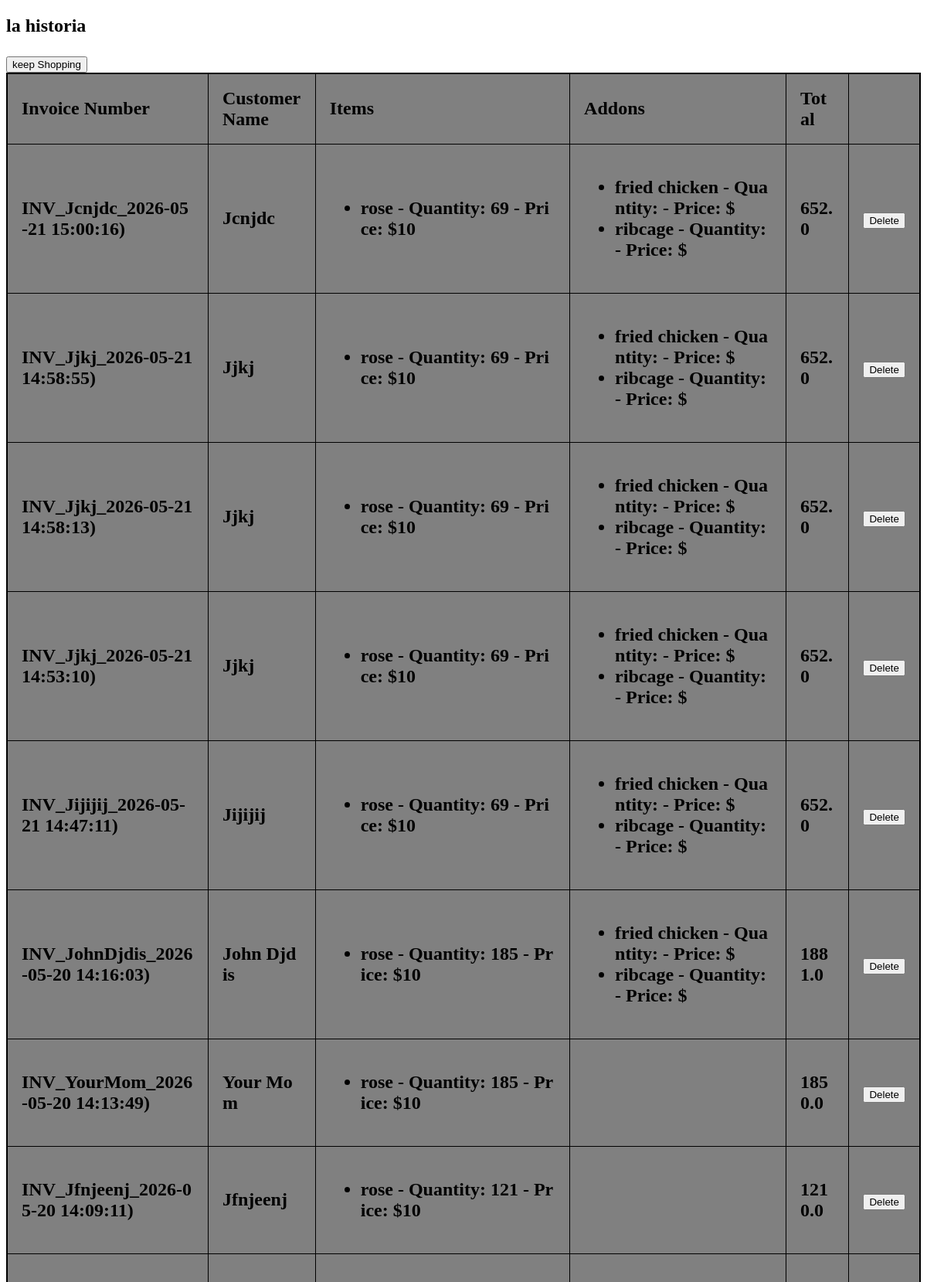
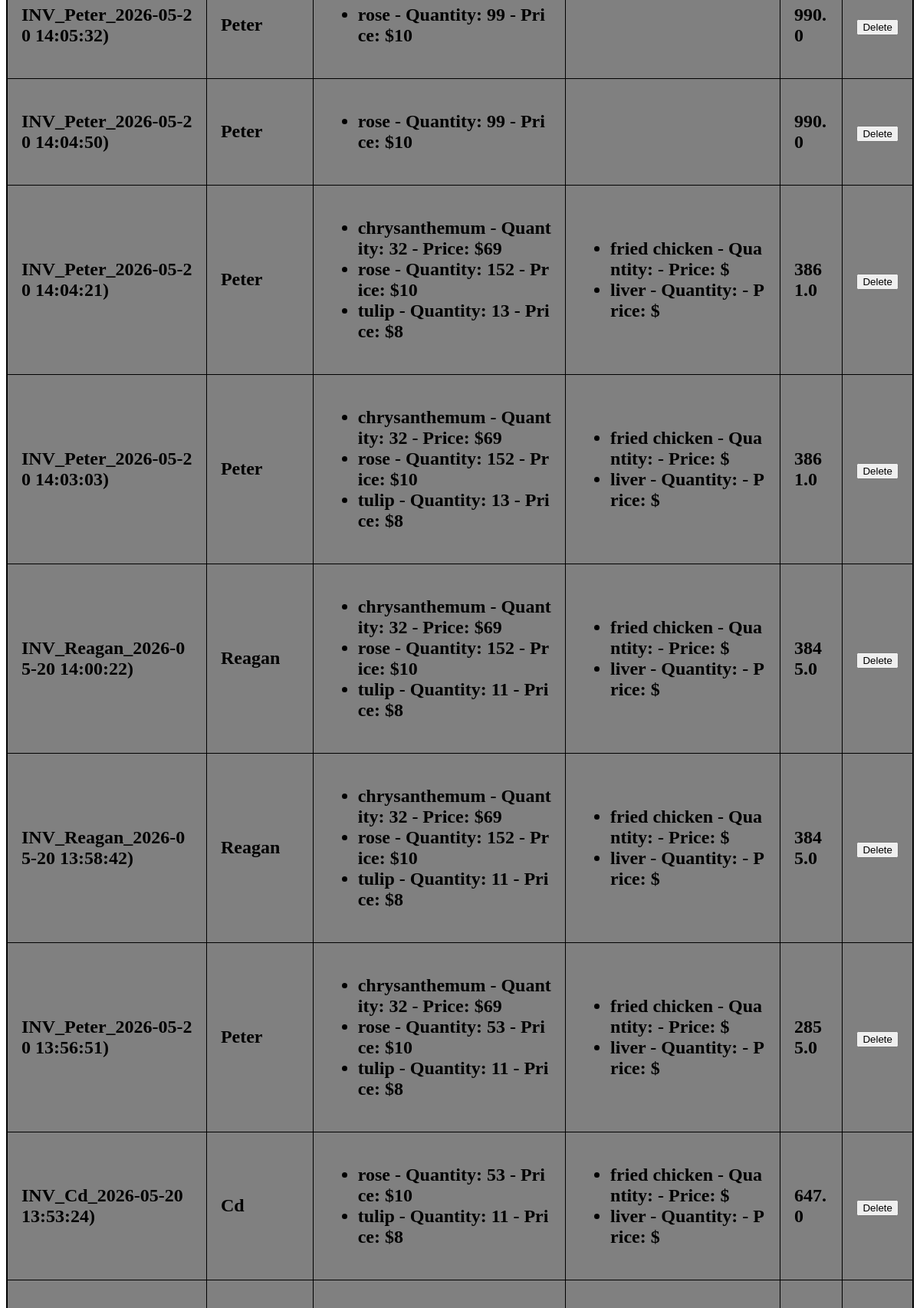
The app's page /history (upper part) with its own data (2 pictures, top to bottom).
### tables this page shows
CREATE TABLE orders (
                order_id INTEGER PRIMARY KEY AUTOINCREMENT,
                invoice_number TEXT,
                customer_name TEXT,
                items TEXT,
                addons TEXT,
                total REAL,
                date TIMESTAMP DEFAULT CURRENT_TIMESTAMP
            );

### app.py (the view)
@app.route('/history', methods=['POST', 'GET'])
def history():
    with sqlite3.connect('invoices.db') as conn:
        cursor = conn.cursor()
        cursor.execute('SELECT * FROM orders ORDER BY date DESC')
        rows = cursor.fetchall()
        orders = []
        for row in rows:
            orders.append({
                'order_id': row[0],
                'invoice_number': row[1],
                'customer_name': row[2],
                'items': json.loads(row[3]),
                'addons': json.loads(row[4]),
                'total': row[5],
                'date': row[6]
            })
    session.modified = True
    return render_template('order_history.html', orders=orders)

### templates/order_history.html (shortened to what this page needs)
<!DOCTYPE html>
<html lang="en">
<head>
    <link rel="stylesheet" href="{{ url_for('static', filename='css/style.css') }}">
</head>
<body>
    {% block content %}
        <h2>la historia<h2>
        <form action={{ url_for('index1') }} method="post">
            <input type="submit" value="keep Shopping">
        </form>
        {%if orders %}
            <table class="order-history-table">
                <thead>
                    <tr>
                        <th>Invoice Number</th>
                        <th>Customer Name</th>
                        <th>Items</th>
                        <th>Addons</th>
                        <th>Total</th>
                    </tr>
                </thead>
                <tbody>
                    {% for order in orders %}
                        <tr>
                            <td>{{ order.invoice_number }}</td>
                            <td>{{ order.customer_name }}</td>
                            <td>
                                <ul>
                                    {% for item,details in order['items'].items() %}
                                        <li>{{ item }} - Quantity: {{ details['quantity'] }} - Price: ${{ details['price'] }}</li>
                                    {% endfor %}
                                </ul>
                            </td>
                            <td>
                                <ul>
                                    {% for addon,details in order['addons'].items() %}
                                        <li>{{ addon }} - Quantity: {{ details['quantity'] }} - Price: ${{ details['price'] }}</li>
                                    {% endfor %}
                                </ul>
                            </td>
                            <td>{{ order.total }}</td>
                            <td>
                                <form action="{{ url_for('delete_order', order_id=order.order_id) }}" method="post">
                                    <input type="submit" value="Delete">
                                </form>
                            </td>
                        </tr>
                    {% endfor %}
                </tbody>
            </table>
        {% endif %}
    {% endblock %}
</body>
</html>

### static/css/style.css (style rules this page uses)
.order-history-table { width:100%; border-collapse:collapse; border: 2px solid black; background-color: gray; }
.order-history-table th, .order-history-table td { border: 1px solid black; padding: 18px; text-align: left; word-break: break-all; }

### records on screen
orders: invoice_number "INV_Jcnjdc_2026-05-21 15:00:16)", customer_name "Jcnjdc", items "rose", quantity "69", price "10", items "fried chicken" "ribcage", total "652.0"
orders: invoice_number "INV_Jjkj_2026-05-21 14:58:55)", customer_name "Jjkj", items "rose", quantity "69", price "10", items "fried chicken" "ribcage", total "652.0"
orders: invoice_number "INV_Jjkj_2026-05-21 14:58:13)", customer_name "Jjkj", items "rose", quantity "69", price "10", items "fried chicken" "ribcage", total "652.0"
orders: invoice_number "INV_Jjkj_2026-05-21 14:53:10)", customer_name "Jjkj", items "rose", quantity "69", price "10", items "fried chicken" "ribcage", total "652.0"
orders: invoice_number "INV_Jijijij_2026-05-21 14:47:11)", customer_name "Jijijij", items "rose", quantity "69", price "10", items "fried chicken" "ribcage", total "652.0"
orders: invoice_number "INV_JohnDjdis_2026-05-20 14:16:03)", customer_name "John Djdis", items "rose", quantity "185", price "10", items "fried chicken" "ribcage", total "1881.0"
orders: invoice_number "INV_YourMom_2026-05-20 14:13:49)", customer_name "Your Mom", items "rose", quantity "185", price "10", total "1850.0"
orders: invoice_number "INV_Jfnjeenj_2026-05-20 14:09:11)", customer_name "Jfnjeenj", items "rose", quantity "121", price "10", total "1210.0"
orders: invoice_number "INV_Peter_2026-05-20 14:05:32)", customer_name "Peter", items "rose", quantity "99", price "10", total "990.0"
orders: invoice_number "INV_Peter_2026-05-20 14:04:50)", customer_name "Peter", items "rose", quantity "99", price "10", total "990.0"
orders: invoice_number "INV_Peter_2026-05-20 14:04:21)", customer_name "Peter", items "chrysanthemum" "rose" "tulip", quantity "32" "152" "13", price "69" "10" "8", items "fried chicken" "liver", total "3861.0"
orders: invoice_number "INV_Peter_2026-05-20 14:03:03)", customer_name "Peter", items "chrysanthemum" "rose" "tulip", quantity "32" "152" "13", price "69" "10" "8", items "fried chicken" "liver", total "3861.0"
orders: invoice_number "INV_Reagan_2026-05-20 14:00:22)", customer_name "Reagan", items "chrysanthemum" "rose" "tulip", quantity "32" "152" "11", price "69" "10" "8", items "fried chicken" "liver", total "3845.0"
orders: invoice_number "INV_Reagan_2026-05-20 13:58:42)", customer_name "Reagan", items "chrysanthemum" "rose" "tulip", quantity "32" "152" "11", price "69" "10" "8", items "fried chicken" "liver", total "3845.0"
orders: invoice_number "INV_Peter_2026-05-20 13:56:51)", customer_name "Peter", items "chrysanthemum" "rose" "tulip", quantity "32" "53" "11", price "69" "10" "8", items "fried chicken" "liver", total "2855.0"
orders: invoice_number "INV_Cd_2026-05-20 13:53:24)", customer_name "Cd", items "rose" "tulip", quantity "53" "11", price "10" "8", items "fried chicken" "liver", total "647.0"
